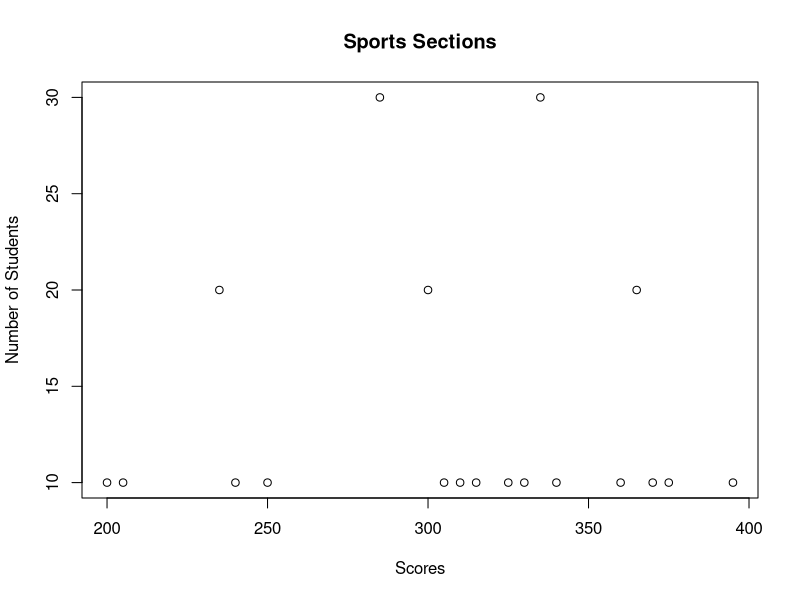
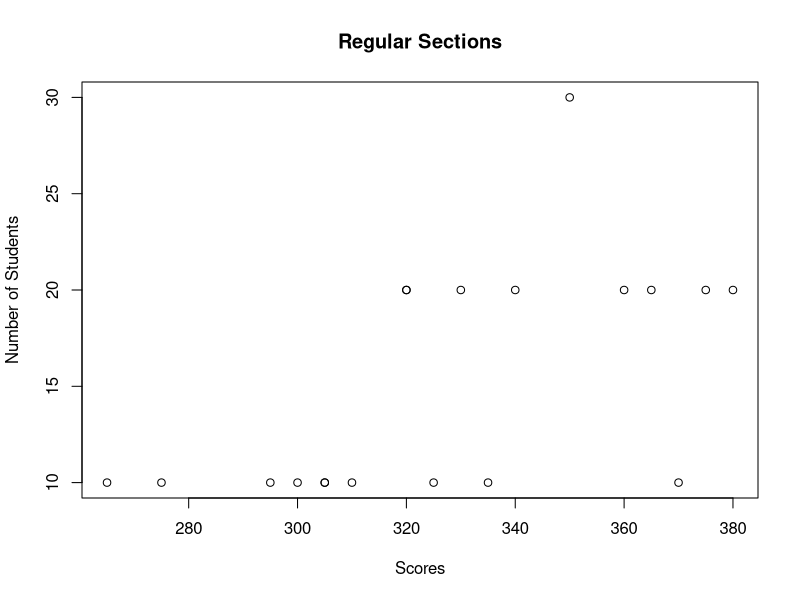

Write R code to recreate these figures, in order.
# Assignment: Assignment 2.1 DSC 520
# Name: Hill, Zach
# Date: 24MAR2019

# 1. What are the observational units in this study?
#
# Units of Observation in this study are the grades of students in a proferssor's course.
#
# 2. Identify the variables mentioned in the narrative paragraph and determine
# which are categorical and quantitative?
# 
# Categorical variables include the section topics (sports vs. other areas),
# while quantitative variables would include the students scores and the number of students
# with each score
# 
# 3. Create one variable to hold a subset of your data set that contains only
# the Regular Section and one variable for the Sports Section.

library(readr)
my_csv <- read_csv('scores.csv')

sports <- subset(my_csv, Section == 'Sports')
sports

regular <- subset(my_csv, Section == 'Regular')
regular  

# 4. Use the Plot function to plot each Sections scores and the number of
# students achieving that score. Use additional Plot Arguments to label the
# graph and give each axis an appropriate label. Once you have produced your
# Plots answer the following questions:

plot(sports$Score, sports$Count, main = 'Sports Sections', xlab = 'Scores', ylab = 'Number of Students')
plot(regular$Score, regular$Count, main = 'Regular Sections', xlab = 'Scores', ylab = 'Number of Students')

# a. Comparing and contrasting the point distributions between the two section,
# looking at both tendency and consistency: Can you say that one section tended
# to score more points than the other? Justify and explain your answer.

# More students in the regular sections scored higher. Both the mean and the
# median scores of the regular sections were higher than the sports sections.

mean(my_csv$Score)
mean(sports$Score)
mean(regular$Score)
median(my_csv$Score)
median(sports$Score)
median(regular$Score)

# b. Did every student in one section score more points than every student in
# the other section? If not, explain what a statistical tendency means in this
# context.

# No, students scores were fairly well distributed across all sections. The 
# sports sections had a broader range of scores than the regular sections but
# tended towards doing above the mean of the other students in the sections.
# The regular students were more evenly spread out.

# c. What could be one additional variable that was not mentioned in the
# narrative that could be influencing the point distributions between the two
# sections?

# It might be important to allow the students to have chosen whether they were
# enrolled in the sports section or the regular section. If a student finds 
# no interest in sports, they might be less likely to do well with sports.
